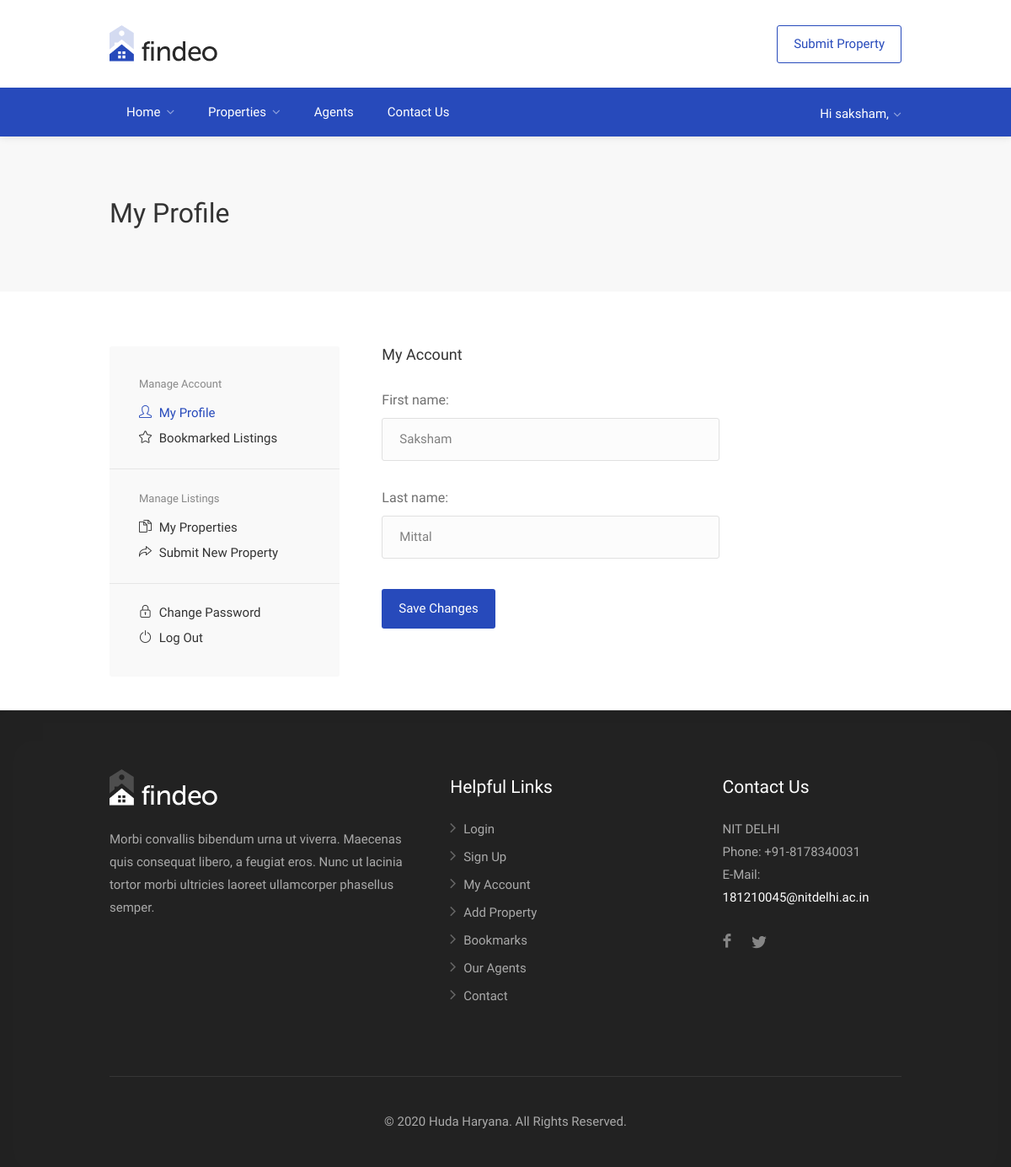
Screenshot of /user-profile (signed in) with the database file from the repository.
### core/models.py (models this page shows, shortened)
class User(AbstractUser):
    is_agent = models.BooleanField(default=False)
    mobile = PhoneNumberField(null = True)
    mobile_verified = models.BooleanField(default=False)
    profile_pic = models.ImageField(blank = True, null = True)

### core/views.py (the view)
# urls.py: path('user-profile', views.UserProfileView, name='userprofile'),
@login_required
def UserProfileView(request):
    if request.method == "POST":
        form = forms.UserProfileForm(request.POST, instance=request.user)
        if form.is_valid():
            form.save()
            messages.success(
                request,
                'Changes Saved Successfully',
                extra_tags='alert alert-success alert-dismissible fade show'
            )
        return redirect('core:userprofile')
    else:
        form = forms.UserProfileForm(instance=request.user)
        context = {
            'form': form,
        }
        return render(request, 'dashboard/userprofile.html', context)

### core/forms.py
class UserProfileForm(forms.ModelForm):
    class Meta:
        model = models.User
        fields = ['first_name', 'last_name']

### templates/dashboard/userprofile.html (shortened to what this page needs)
{% extends 'base.html' %}
{% load static %}
{% block content %}
<div id="titlebar">
	<div class="container">
		<div class="row">
			<div class="col-md-12">
				<h2>My Profile</h2>
			</div>
		</div>
	</div>
</div>
<div class="container">
	<div class="row">
		{% include 'dashboard/dashboardsidenav.html' %}
		<div class="col-md-8">
			<div class="row">
            <div class="col-md-8 my-profile">
                <h4 class="margin-top-0 margin-bottom-30">My Account</h4>
                <form class="form-a contactForm" action="" method="post" role="form">
                    {% for field in form %}
					<label>{{ field.label_tag }}</label>
                    {{ field }}
                    {% endfor %}
					<button class="button margin-top-20 margin-bottom-20" type = "submit">Save Changes</button>
                </form>
            </div>
			</div>
		</div>
	</div>
</div>
{% endblock content %}

### templates/navbar.html (shortened to what this page needs)
{% load static %}
<div id="wrapper" class="mm-page mm-slideout">
<header id="header-container" class="header-style-2">
	<div id="header" class="">
		<div class="container">
			<div class="left-side">
				<div id="logo" class="margin-top-10">
					<a href="index.html"><img src="{% static 'images/logo.png' %}" alt=""></a>
                </div>
			</div>
			<div class="right-side">
				<ul class="header-widget">
					<li class="with-btn"><a href="{% url 'core:addproperty' %}" class="button border">Submit Property</a></li>				</ul>
            </div>
		</div>
		<nav id="navigation" class="style-2">
			<div class="container">
					<ul id="responsive">
						<li><a href="{% url 'core:home' %}" {% if request.resolver_match.view_name == 'core:home' %}class="current"{% endif %}>Home</a>
						</li>
						<li><a href="{% url 'core:properties' %}" {% if request.resolver_match.view_name == 'core:properties' %}class="current"{% endif %}>Properties</a>
						</li>
						<li><a href="{% url 'core:agents' %}" {% if request.resolver_match.view_name == 'core:agents' %}class="current"{% endif %}>Agents</a>
						</li>
						<li><a href="{% url 'core:contact' %}" {% if request.resolver_match.view_name == 'core:contact' %}class="current"{% endif %}>Contact Us</a>
						</li>
					</ul>
			</div>
		</nav>
		<div class="container">
			<div class="row">
				<div class="user-menu-container">
					<div class="user-menu">
                        {% if request.user.is_authenticated %}
                            <div class="user-name">Hi {{ request.user.username }},</div>
                        {% else %}
                            <a href="{% url 'account_login' %}"><div class="user-name">
                            Sign-in</div></a>
                        {% endif %}
					</div>
				</div>
			</div>
		</div>
	</div>
</header>
</div>

### static_in_venv/css/color.css (style rules this page uses)
.user-menu ul li a:hover, .user-menu.active .user-name:after, .user-menu:hover .user-name:after, .user-menu.active .user-name, .user-menu:hover .user-name, table.manage-table td.action a:hover, table.manage-table .title-container .title h4 a:hover, .my-account-nav li a.current, .my-account-nav li a:hover, #footer .social-icons li a:hover i, #navigation.style-1 .current, #posts-nav li a:hover, #top-bar .social-icons li a:hover i, .agent .social-icons li a:hover i, .agent-contact-details li a:hover, .agent-page .agent-name h4, .footer-links li a:hover, .header-style-2 .header-widget li i, .header-widget .sign-in:hover, .home-slider-desc .read-more i, .info-box, .info-box h4, .listing-title h4 a:hover, .map-box h4 a:hover, .plan-price .value, .plan.featured .listing-badges .featured, .post-content a.read-more, .post-content h3 a:hover, .post-meta li a:hover, .property-pricing, .style-2 .trigger a:hover, .style-2 .trigger.active a, .style-2 .ui-accordion .ui-accordion-header-active, .style-2 .ui-accordion .ui-accordion-header-active:hover, .style-2 .ui-accordion .ui-accordion-header:hover, .tabs-nav li a:hover, .tabs-nav li.active a, .testimonial-author h4, .widget-button:hover, .widget-text h5 a:hover, a, a.button.border, a.button.border.white:hover { color: #274abb }
#navigation.style-2 { background-color: #274abb }
.chosen-container .chosen-results li.highlighted, .chosen-container-multi .chosen-choices li.search-choice, .select-options li:hover, a.button, a.button.border:hover, button.button, input[type=button], input[type=submit] { background-color: #274abb }
a.button.border { border: 1px solid #274abb }

### rows the page displays
User: user.username "saksham", form "Saksham" "Mittal"

### other values shown
{{ field.label_tag }} "First name:" "Last name:"
